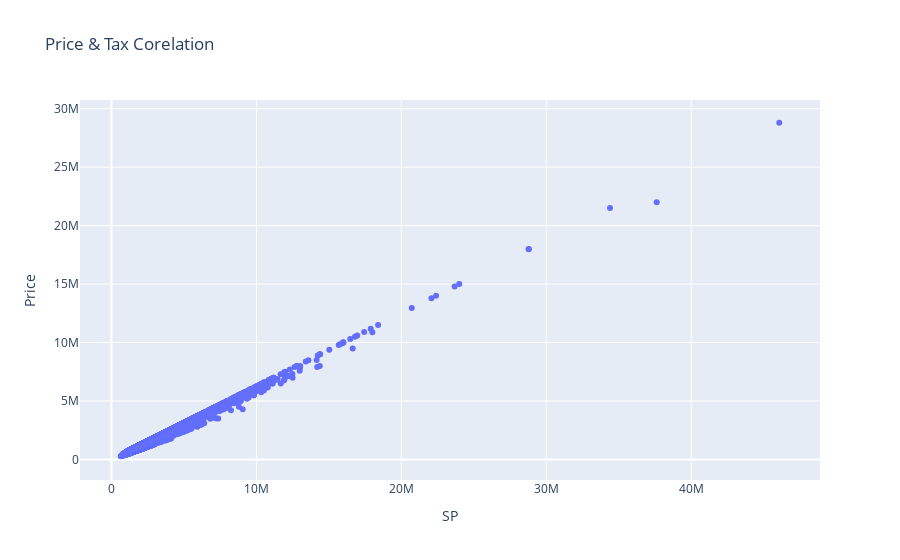

Here is the notebook cell this chart was saved with:
### Code cell
plotly.offline.iplot({
    "data": [go.Scatter(x=result['selling_price'], 
                        y=result['lp_dol'], 
                        mode="markers", 
                        hovertext=result.index,
                        )
            ],
    "layout": go.Layout(title="Price & Tax Corelation",
                        xaxis=dict(title='SP'),
                        yaxis=dict(title='Price')
                       )
})

### Figure 1 — Plotly figure (JSON) as saved in the notebook; plotly's stock layout.template omitted (floating-point values rounded to 4 significant figures; data arrays with more than 128 entries replaced by an {"elided": "..."} marker saying what was removed)
{"data": [{"hovertext": {"elided": "12018 str values"}, "mode": "markers", "type": "scatter", "x": {"elided": "12018 float values"}, "y": {"elided": "12018 int values"}}], "layout": {"title": {"text": "Price & Tax Corelation"}, "xaxis": {"title": {"text": "SP"}}, "yaxis": {"title": {"text": "Price"}}}}
